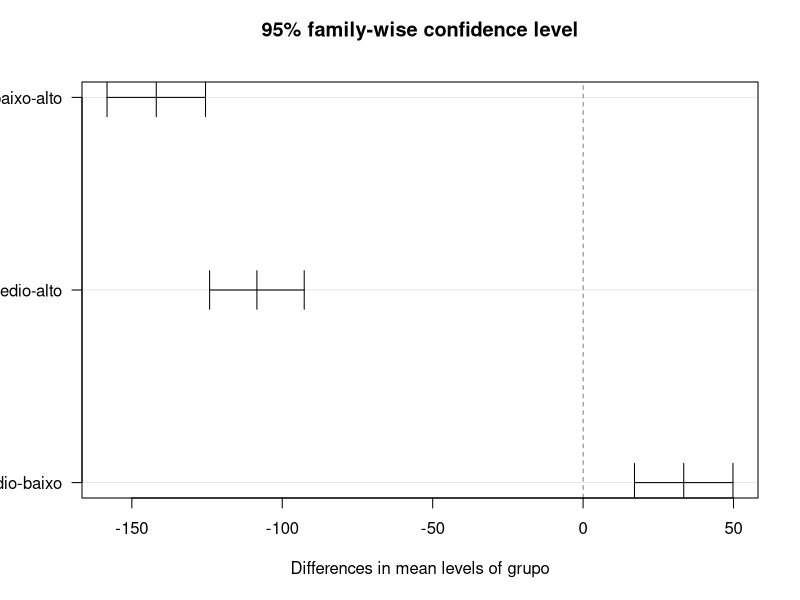
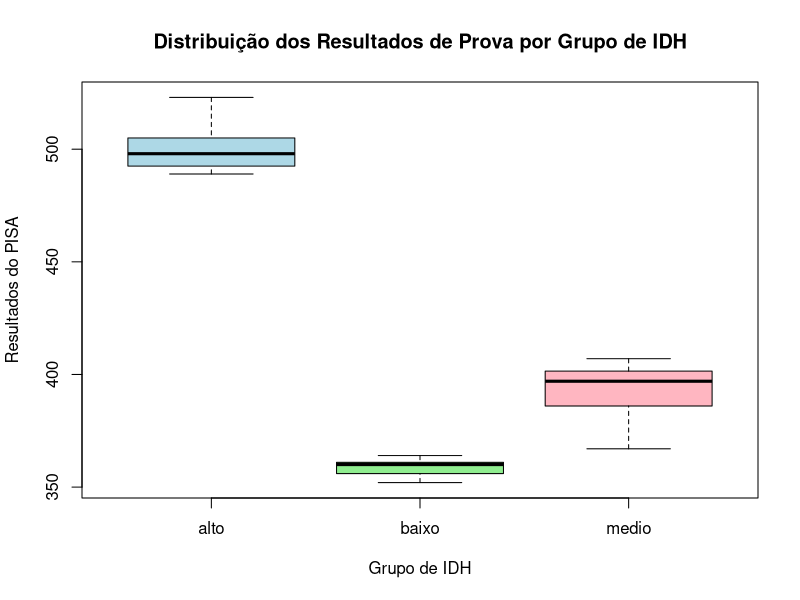
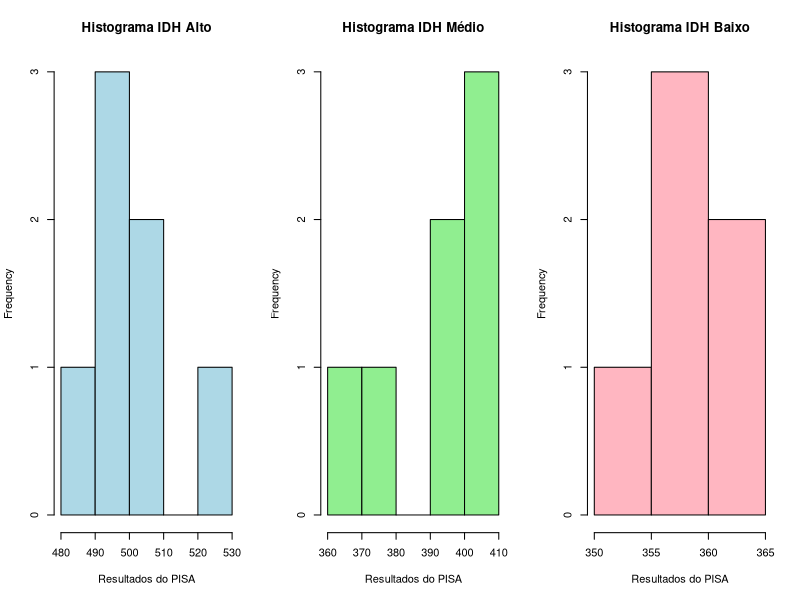

Reproduce these figures in R, in order.
# Dados
IDH_alto <- c(494, 506, 504, 489, 498, 523, 491)
IDH_medio <- c(401, 397, 402, 396, 407, 367, 376)
IDH_baixo <- c(356, 360, 364, 360, 361, 352)

# Criar um dataframe com os dados
dados <- data.frame(
  valor = c(IDH_alto, IDH_medio, IDH_baixo),
  grupo = factor(rep(c("alto", "medio", "baixo"), times = c(length(IDH_alto), length(IDH_medio), length(IDH_baixo))))
)

# Teste de normalidade de Shapiro-Wilk para cada grupo
shapiro_result <- by(dados$valor, dados$grupo, shapiro.test)
print("Resultados do Teste de Shapiro-Wilk:")
print(shapiro_result)

# Calcula a variância de cada grupo e compara
variancia_alto <- var(IDH_alto)
variancia_medio <- var(IDH_medio)
variancia_baixo <- var(IDH_baixo)

print("Variâncias dos grupos:")
print(c(variancia_alto, variancia_medio, variancia_baixo))

# Realizar a ANOVA
resultado_anova <- aov(valor ~ grupo, data = dados)
print("Resumo da ANOVA:")
summary(resultado_anova)

# Realizar o teste de Tukey 
resultado_tukey <- TukeyHSD(resultado_anova)
plot(resultado_tukey , las = 1)

print("Resultados do teste de Tukey:")
print(resultado_tukey)

# Gráfico de boxplot
boxplot(valor ~ grupo, data = dados,
        main = "Distribuição dos Resultados de Prova por Grupo de IDH",
        xlab = "Grupo de IDH",
        ylab = "Resultados do PISA",
        col = c("lightblue", "lightgreen", "lightpink"))
#Murilo rode isso aqui
par(mfrow = c(1, 3))  # Organizar a área de plotagem em 3 colunas
hist(IDH_alto, main = "Histograma IDH Alto", xlab = "Resultados do PISA", col = "lightblue")
hist(IDH_medio, main = "Histograma IDH Médio", xlab = "Resultados do PISA", col = "lightgreen")
hist(IDH_baixo, main = "Histograma IDH Baixo", xlab = "Resultados do PISA", col = "lightpink")
par(mfrow = c(1, 1))  # Restaurar a área de plotagem para uma única janela
